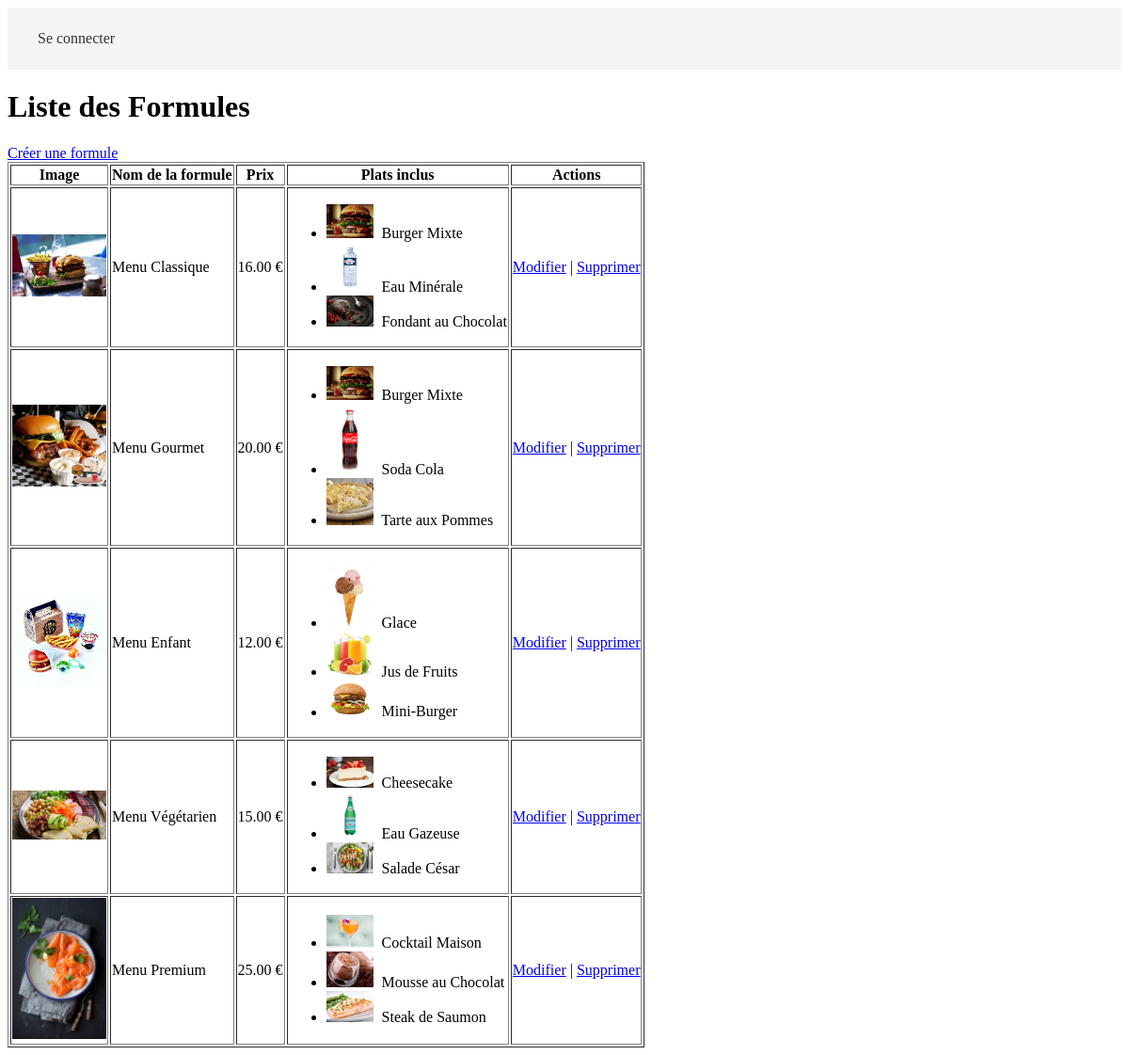
Screenshot of /Admin/liste_formules.php with the database file from the repository.
### tables this page shows
CREATE TABLE formules (
    id INT AUTO_INCREMENT PRIMARY KEY,
    nom VARCHAR(255) NOT NULL,
    prix DECIMAL(10, 2) NOT NULL,
    image VARCHAR(255) NOT NULL
);

CREATE TABLE plats (
    id INT AUTO_INCREMENT PRIMARY KEY,
    nom VARCHAR(255) NOT NULL,
    image VARCHAR(255) NOT NULL,
    prix DECIMAL(10, 2) NOT NULL,
    type ENUM('ENTREE', 'PLAT', 'DESSERT', 'BOISSON') NOT NULL
);

### Admin/liste_formules.php (the view, shortened to what this page needs)
<?php
require_once('../HeaderFooter/Admin/Header.php');
function getAllFormulesWithPlatsAndImages()
{
    try {
        $con = connexion();
        $query = "
            SELECT f.id AS formule_id, f.nom AS formule_nom, f.prix AS formule_prix, f.image AS formule_image,
                   p.id AS plat_id, p.nom AS plat_nom, p.image AS plat_image
            FROM formules f
            LEFT JOIN formule_plat fp ON f.id = fp.formule_id
            LEFT JOIN plats p ON fp.plat_id = p.id
            ORDER BY f.id, p.nom";
        $stmt = $con->prepare($query);
        $stmt->execute();
        $result = [];
        while ($row = $stmt->fetch(PDO::FETCH_ASSOC)) {
            $formuleId = $row['formule_id'];
            if (!isset($result[$formuleId])) {
                $result[$formuleId] = [
                    'nom' => $row['formule_nom'],
                    'prix' => $row['formule_prix'],
                    'image' => $row['formule_image'],
                    'plats' => []
                ];
            }
            if ($row['plat_id']) {
                $result[$formuleId]['plats'][] = [
                    'id' => $row['plat_id'],
                    'nom' => $row['plat_nom'],
                    'image' => $row['plat_image']
                ];
            }
        }
        return $result;
    } catch (PDOException $e) {
        echo "Erreur : " . $e->getMessage();
        return [];
    }
}
$formules = getAllFormulesWithPlatsAndImages();
?>
<h1>Liste des Formules</h1>
<a href="create_formule.php">Créer une formule</a>
<?php if (!empty($formules)): ?>
    <table border="1">
        <thead>
            <tr>
                <th>Image</th>
                <th>Nom de la formule</th>
                <th>Prix</th>
                <th>Plats inclus</th>
                <th>Actions</th>
            </tr>
        </thead>
        <tbody>
            <?php foreach ($formules as $id => $formule): ?>
                <tr>
                    <td>
                        <?php if (!empty($formule['image'])): ?>
                            <img src="../Assets/img/formules/<?php echo htmlspecialchars($formule['image']); ?>" alt="<?php echo htmlspecialchars($formule['nom']); ?>" style="width: 100px; height: auto;">
                        <?php else: ?>
                            Pas d'image
                        <?php endif; ?>
                    </td>
                    <td><?php echo htmlspecialchars($formule['nom']); ?></td>
                    <td><?php echo number_format($formule['prix'], 2); ?> €</td>
                    <td>
                        <?php if (!empty($formule['plats'])): ?>
                            <ul>
                                <?php foreach ($formule['plats'] as $plat): ?>
                                    <li>
                                        <img src="../Assets/img/<?php echo htmlspecialchars($plat['image']); ?>" alt="<?php echo htmlspecialchars($plat['nom']); ?>" style="width: 50px; height: auto; margin-right: 5px;">
                                        <?php echo htmlspecialchars($plat['nom']); ?>
                                    </li>
                                <?php endforeach; ?>
                            </ul>
                        <?php else: ?>
                            Aucun plat associé.
                        <?php endif; ?>
                    </td>
                    <td>
                        <a href="edit_formule.php?id=<?php echo $id; ?>">Modifier</a> |
                        <a href="delete_formule.php?id=<?php echo $id; ?>" onclick="return confirm('Êtes-vous sûr de vouloir supprimer cette formule ?');">Supprimer</a>
                    </td>
                </tr>
            <?php endforeach; ?>
        </tbody>
    </table>
<?php else: ?>
    <p>Aucune formule trouvée.</p>
<?php endif; ?>

### rows the page displays
formules: plats.image (picture), plats.nom "Eau Minérale", plats.nom "Fondant au Chocolat"
formules: plats.image (picture), plats.nom "Soda Cola", plats.nom "Tarte aux Pommes"
formules: plats.image (picture), plats.nom "Glace", plats.nom "Jus de Fruits", plats.nom "Mini-Burger"
formules: plats.image (picture), plats.nom "Cheesecake", plats.nom "Eau Gazeuse", plats.nom "Salade César"
formules: plats.image (picture), plats.nom "Cocktail Maison", plats.nom "Mousse au Chocolat", plats.nom "Steak de Saumon"

### other values shown
$formule['nom'] "Menu Classique"
$formule['prix'] "16.00"
$plat['nom'] "Burger Mixte"
$formule['nom'] "Menu Gourmet"
$formule['prix'] "20.00"
$formule['nom'] "Menu Enfant"
$formule['prix'] "12.00"
$formule['nom'] "Menu Végétarien"
$formule['prix'] "15.00"
$formule['nom'] "Menu Premium"
$formule['prix'] "25.00"
